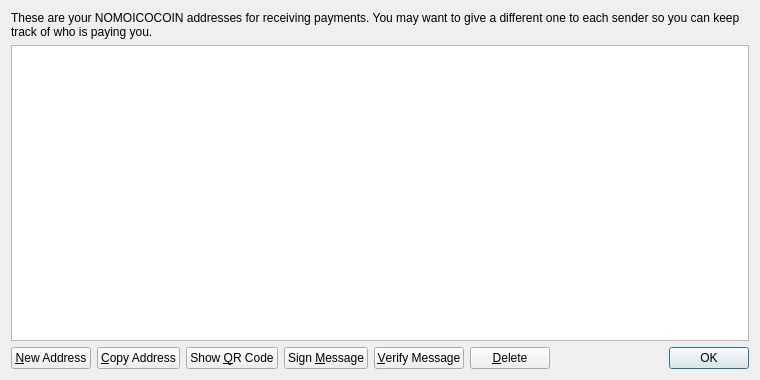
<?xml version="1.0" encoding="UTF-8"?>
<ui version="4.0">
 <class>AddressBookPage</class>
 <widget class="QWidget" name="AddressBookPage">
  <property name="geometry">
   <rect>
    <x>0</x>
    <y>0</y>
    <width>760</width>
    <height>380</height>
   </rect>
  </property>
  <property name="windowTitle">
   <string>Address Book</string>
  </property>
  <layout class="QVBoxLayout" name="verticalLayout">
   <item>
    <widget class="QLabel" name="labelExplanation">
     <property name="text">
      <string>These are your NOMOICOCOIN addresses for receiving payments. You may want to give a different one to each sender so you can keep track of who is paying you.</string>
     </property>
     <property name="textFormat">
      <enum>Qt::PlainText</enum>
     </property>
     <property name="wordWrap">
      <bool>true</bool>
     </property>
    </widget>
   </item>
   <item>
    <widget class="QTableView" name="tableView">
     <property name="contextMenuPolicy">
      <enum>Qt::CustomContextMenu</enum>
     </property>
     <property name="toolTip">
      <string>Double-click to edit address or label</string>
     </property>
     <property name="tabKeyNavigation">
      <bool>false</bool>
     </property>
     <property name="alternatingRowColors">
      <bool>true</bool>
     </property>
     <property name="selectionMode">
      <enum>QAbstractItemView::SingleSelection</enum>
     </property>
     <property name="selectionBehavior">
      <enum>QAbstractItemView::SelectRows</enum>
     </property>
     <property name="sortingEnabled">
      <bool>true</bool>
     </property>
     <attribute name="verticalHeaderVisible">
      <bool>false</bool>
     </attribute>
    </widget>
   </item>
   <item>
    <layout class="QHBoxLayout" name="horizontalLayout">
     <item>
      <widget class="QPushButton" name="newAddressButton">
       <property name="toolTip">
        <string>Create a new address</string>
       </property>
       <property name="text">
        <string>&amp;New Address</string>
       </property>
       <property name="icon">
        <iconset resource="../bitcoin.qrc">
         <normaloff>:/icons/add</normaloff>:/icons/add</iconset>
       </property>
      </widget>
     </item>
     <item>
      <widget class="QPushButton" name="copyToClipboard">
       <property name="toolTip">
        <string>Copy the currently selected address to the system clipboard</string>
       </property>
       <property name="text">
        <string>&amp;Copy Address</string>
       </property>
       <property name="icon">
        <iconset resource="../bitcoin.qrc">
         <normaloff>:/icons/editcopy</normaloff>:/icons/editcopy</iconset>
       </property>
      </widget>
     </item>
     <item>
      <widget class="QPushButton" name="showQRCode">
       <property name="text">
        <string>Show &amp;QR Code</string>
       </property>
       <property name="icon">
        <iconset resource="../bitcoin.qrc">
         <normaloff>:/icons/qrcode</normaloff>:/icons/qrcode</iconset>
       </property>
      </widget>
     </item>
     <item>
      <widget class="QPushButton" name="signMessage">
       <property name="toolTip">
        <string>Sign a message to prove you own a NOMOICOCOIN address</string>
       </property>
       <property name="text">
        <string>Sign &amp;Message</string>
       </property>
       <property name="icon">
        <iconset resource="../bitcoin.qrc">
         <normaloff>:/icons/edit</normaloff>:/icons/edit</iconset>
       </property>
      </widget>
     </item>
     <item>
      <widget class="QPushButton" name="verifyMessage">
       <property name="toolTip">
        <string>Verify a message to ensure it was signed with a specified NOMOICOCOIN address</string>
       </property>
       <property name="text">
        <string>&amp;Verify Message</string>
       </property>
       <property name="icon">
        <iconset resource="../bitcoin.qrc">
         <normaloff>:/icons/transaction_0</normaloff>:/icons/transaction_0</iconset>
       </property>
      </widget>
     </item>
     <item>
      <widget class="QPushButton" name="deleteButton">
       <property name="toolTip">
        <string>Delete the currently selected address from the list</string>
       </property>
       <property name="text">
        <string>&amp;Delete</string>
       </property>
       <property name="icon">
        <iconset resource="../bitcoin.qrc">
         <normaloff>:/icons/remove</normaloff>:/icons/remove</iconset>
       </property>
      </widget>
     </item>
     <item>
      <spacer name="horizontalSpacer">
       <property name="orientation">
        <enum>Qt::Horizontal</enum>
       </property>
       <property name="sizeHint" stdset="0">
        <size>
         <width>40</width>
         <height>20</height>
        </size>
       </property>
      </spacer>
     </item>
     <item>
      <widget class="QDialogButtonBox" name="buttonBox">
       <property name="sizePolicy">
        <sizepolicy hsizetype="Maximum" vsizetype="Fixed">
         <horstretch>0</horstretch>
         <verstretch>0</verstretch>
        </sizepolicy>
       </property>
       <property name="standardButtons">
        <set>QDialogButtonBox::Ok</set>
       </property>
      </widget>
     </item>
    </layout>
   </item>
  </layout>
 </widget>
 <resources>
  <include location="../bitcoin.qrc"/>
 </resources>
 <connections/>
</ui>
